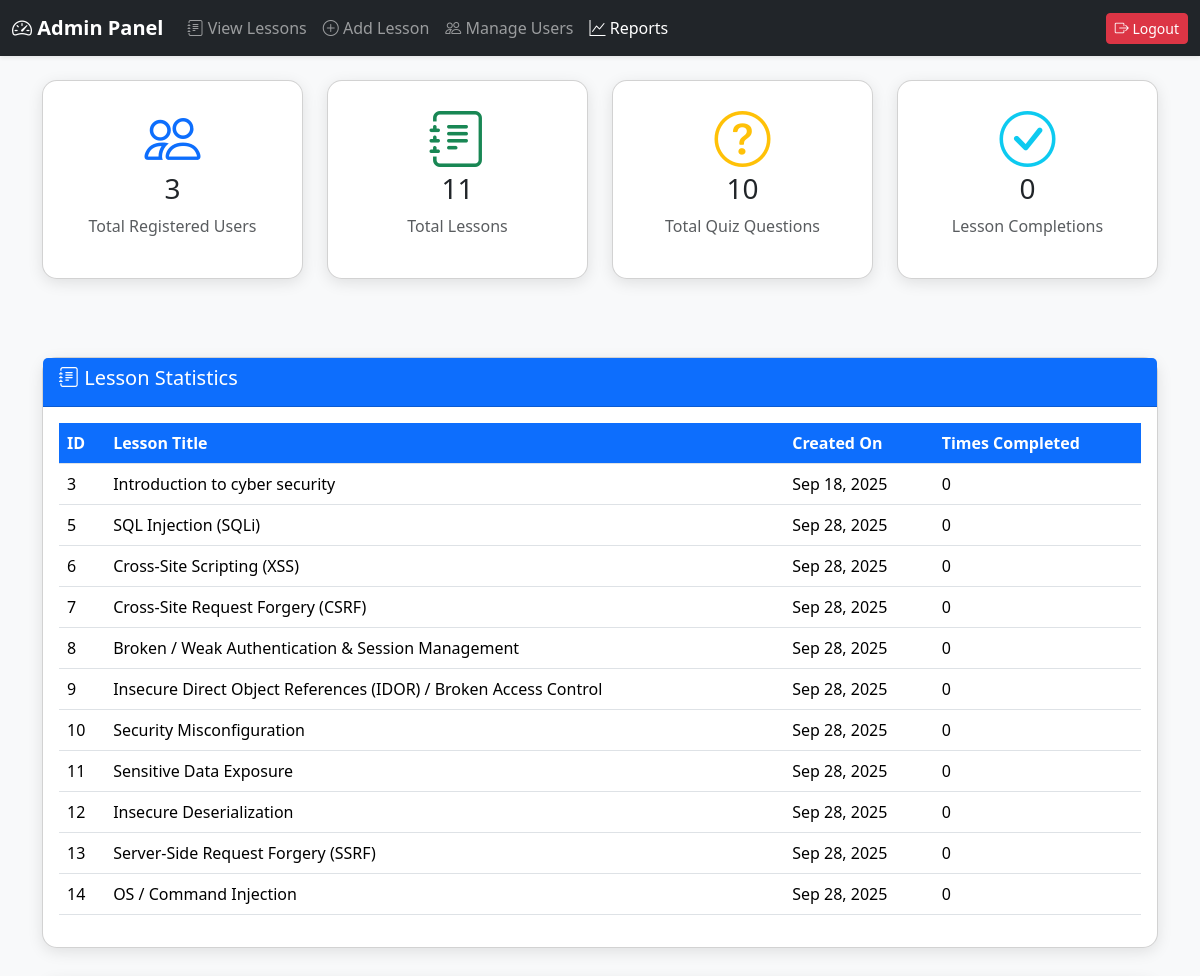
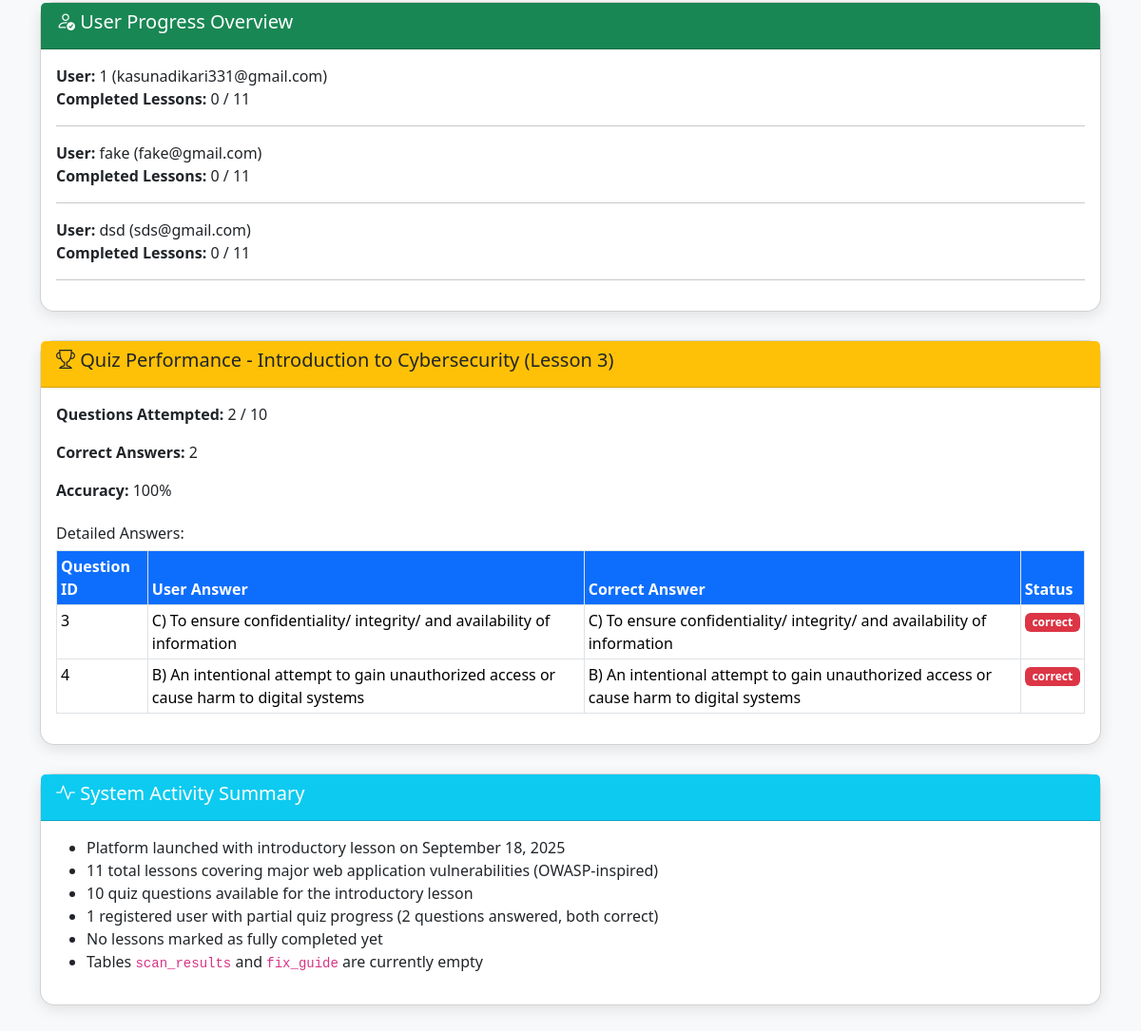
/admin/reports.php (signed in), run on the app's committed database (2 pictures, top to bottom).
### tables this page shows
CREATE TABLE `lessons` (
  `lesson_id` int(11) NOT NULL,
  `header` varchar(255) NOT NULL,
  `content` text NOT NULL,
  `created_at` timestamp NOT NULL DEFAULT current_timestamp()
);

CREATE TABLE `users` (
  `user_id` int(11) NOT NULL,
  `username` varchar(100) NOT NULL,
  `email` varchar(150) NOT NULL,
  `password` varchar(255) NOT NULL,
  `full_name` varchar(100) DEFAULT 'user',
  `phone` int(100) NOT NULL,
  `address` varchar(100) NOT NULL
);

CREATE TABLE `ongoing_lesson` (
  `id` int(11) NOT NULL,
  `user_id` int(11) NOT NULL,
  `lesson_id` int(11) NOT NULL,
  `answer` varchar(100) NOT NULL
);

CREATE TABLE `questions` (
  `id` int(11) NOT NULL,
  `lesson_id` int(11) NOT NULL,
  `questions` text NOT NULL,
  `answers` text NOT NULL,
  `correct_answer` varchar(255) NOT NULL
);

### admin/reports.php (the view, shortened to what this page needs)
<?php
$host = 'localhost';
$db   = 'cyber';
$user = 'root';
$pass = '';
$mysqli = new mysqli($host, $user, $pass, $db);
?>
<!DOCTYPE html>
<html lang="en">
<head>
    <link href="../bootstrap/css/bootstrap.min.css" rel="stylesheet">
    <link href="https://cdn.jsdelivr.net/npm/bootstrap-icons/font/bootstrap-icons.css" rel="stylesheet">
</head>
<body>
<nav class="navbar navbar-expand-lg navbar-dark bg-dark shadow-sm">
    <div class="container-fluid">
        <a class="navbar-brand fw-bold" href="admin_dashboard.php"><i class="bi bi-speedometer2"></i> Admin Panel</a>
        <div class="collapse navbar-collapse">
            <ul class="navbar-nav me-auto">
                <li class="nav-item"><a class="nav-link" href="view_lessons.php"><i class="bi bi-journal-text"></i> View Lessons</a></li>
                <li class="nav-item"><a class="nav-link" href="create_lesson.php"><i class="bi bi-plus-circle"></i> Add Lesson</a></li>
                <li class="nav-item"><a class="nav-link" href="manage_users.php"><i class="bi bi-people"></i> Manage Users</a></li>
                <li class="nav-item"><a class="nav-link active" href="reports.php"><i class="bi bi-graph-up"></i> Reports</a></li>
            </ul>
            <ul class="navbar-nav">
                <li class="nav-item"><a class="btn btn-danger btn-sm" href="logout.php"><i class="bi bi-box-arrow-right"></i> Logout</a></li>
            </ul>
        </div>
    </div>
</nav>
<div class="container mt-4">
    <div class="row g-4 mb-5">
        <?php
        $total_users = $mysqli->query("SELECT COUNT(*) FROM users")->fetch_row()[0];
        $total_lessons = $mysqli->query("SELECT COUNT(*) FROM lessons")->fetch_row()[0];
        $total_questions = $mysqli->query("SELECT COUNT(*) FROM questions")->fetch_row()[0];
        $total_completions = $mysqli->query("SELECT COUNT(*) FROM finished_lessons")->fetch_row()[0];
        ?>
        <div class="col-md-3">
            <div class="card text-center p-4 report-card">
                <i class="bi bi-people display-4 text-primary"></i>
                <h3><?= $total_users ?></h3>
                <p class="text-muted">Total Registered Users</p>
            </div>
        </div>
        <div class="col-md-3">
            <div class="card text-center p-4 report-card">
                <i class="bi bi-journal-text display-4 text-success"></i>
                <h3><?= $total_lessons ?></h3>
                <p class="text-muted">Total Lessons</p>
            </div>
        </div>
        <div class="col-md-3">
            <div class="card text-center p-4 report-card">
                <i class="bi bi-question-circle display-4 text-warning"></i>
                <h3><?= $total_questions ?></h3>
                <p class="text-muted">Total Quiz Questions</p>
            </div>
        </div>
        <div class="col-md-3">
            <div class="card text-center p-4 report-card">
                <i class="bi bi-check-circle display-4 text-info"></i>
                <h3><?= $total_completions ?></h3>
                <p class="text-muted">Lesson Completions</p>
            </div>
        </div>
    </div>
    <div class="card report-card">
        <div class="card-header bg-primary text-white">
            <h5><i class="bi bi-journal-text"></i> Lesson Statistics</h5>
        </div>
        <div class="card-body">
            <div class="table-responsive">
                <table class="table table-hover">
                    <thead>
                        <tr>
                            <th>ID</th>
                            <th>Lesson Title</th>
                            <th>Created On</th>
                            <th>Times Completed</th>
                        </tr>
                    </thead>
                    <tbody>
                        <?php
                        $lessons_query = $mysqli->query("
                            SELECT l.lesson_id, l.header, l.created_at, COUNT(f.lesson_id) as completions
                            FROM lessons l
                            LEFT JOIN finished_lessons f ON l.lesson_id = f.lesson_id
                            GROUP BY l.lesson_id
                            ORDER BY l.lesson_id
                        ");
                        while ($row = $lessons_query->fetch_assoc()) {
                            echo "<tr>
                                <td>{$row['lesson_id']}</td>
                                <td>{$row['header']}</td>
                                <td>" . date('M j, Y', strtotime($row['created_at'])) . "</td>
                                <td>{$row['completions']}</td>
                            </tr>";
                        }
                        ?>
                    </tbody>
                </table>
            </div>
        </div>
    </div>
    <div class="card report-card mt-4">
        <div class="card-header bg-success text-white">
            <h5><i class="bi bi-person-check"></i> User Progress Overview</h5>
        </div>
        <div class="card-body">
            <?php
            $users_query = $mysqli->query("
                SELECT u.user_id, u.username, u.email, COUNT(f.lesson_id) as completed_lessons
                FROM users u
                LEFT JOIN finished_lessons f ON u.user_id = f.user_id
                GROUP BY u.user_id
            ");
            if ($users_query->num_rows == 0) {
                echo "<p>No users registered yet.</p>";
            } else {
                while ($user = $users_query->fetch_assoc()) {
                    echo "<div class='mb-3'>
                        <strong>User:</strong> {$user['username']} ({$user['email']})<br>
                        <strong>Completed Lessons:</strong> {$user['completed_lessons']} / {$total_lessons}
                    </div><hr>";
                }
            }
            ?>
        </div>
    </div>
    <div class="card report-card mt-4">
        <div class="card-header bg-warning text-dark">
            <h5><i class="bi bi-trophy"></i> Quiz Performance - Introduction to Cybersecurity (Lesson 3)</h5>
        </div>
        <div class="card-body">
            <?php
            $correct_query = $mysqli->query("
                SELECT COUNT(*) as correct_count
                FROM ongoing_lesson o
                JOIN questions q ON o.lesson_id = q.lesson_id AND o.id = q.id
                WHERE o.lesson_id = 3 AND LEFT(o.answer, LENGTH(q.correct_answer) + 1) = CONCAT(q.correct_answer, ' ')
            ");
            $correct_row = $correct_query->fetch_assoc();
            $correct = $correct_row['correct_count'];
            $answered_query = $mysqli->query("SELECT COUNT(*) as answered_count FROM ongoing_lesson WHERE lesson_id = 3");
            $answered_row = $answered_query->fetch_assoc();
            $answered = $answered_row['answered_count'];
            $accuracy = $answered > 0 ? round(($correct / $answered) * 100, 1) : 0;
            ?>
            <p><strong>Questions Attempted:</strong> <?= $answered ?> / 10</p>
            <p><strong>Correct Answers:</strong> <?= $correct ?></p>
            <p><strong>Accuracy:</strong> <?= $accuracy ?>%</p>
            <?php if ($answered > 0): ?>
            <h6 class="mt-4">Detailed Answers:</h6>
            <table class="table table-sm table-bordered">
                <thead>
                    <tr>
                        <th>Question ID</th>
                        <th>User Answer</th>
                        <th>Correct Answer</th>
                        <th>Status</th>
                    </tr>
                </thead>
                <tbody>
                    <?php
                    $detail_query = $mysqli->query("
                        SELECT o.id, o.answer AS user_answer, q.correct_answer AS correct_answer
                        FROM ongoing_lesson o
                        JOIN questions q ON o.id = q.id
                        WHERE o.lesson_id = 3
                        ORDER BY o.id
                    ");
                    while ($row = $detail_query->fetch_assoc()) {
                        $status = (substr($row['user_answer'], 0, strlen($row['correct_answer']) + 1) === $row['correct_answer'] . ' ') ? 'Wrong' : 'correct';
                        $badge = ($status === 'Correct') ? 'bg-success' : 'bg-danger';
                        echo "<tr>
                            <td>{$row['id']}</td>
                            <td>{$row['user_answer']}</td>
                            <td>{$row['correct_answer']}</td>
                            <td><span class='badge {$badge}'>{$status}</span></td>
                        </tr>";
                    }
                    ?>
                </tbody>
            </table>
            <?php endif; ?>
        </div>
    </div>
    <div class="card report-card mt-4">
        <div class="card-header bg-info text-white">
            <h5><i class="bi bi-activity"></i> System Activity Summary</h5>
        </div>
        <div class="card-body">
            <ul>
                <li>Platform launched with introductory lesson on September 18, 2025</li>
                <li>11 total lessons covering major web application vulnerabilities (OWASP-inspired)</li>
                <li>10 quiz questions available for the introductory lesson</li>
                <li>1 registered user with partial quiz progress (2 questions answered, both correct)</li>
                <li>No lessons marked as fully completed yet</li>
                <li>Tables <code>scan_results</code> and <code>fix_guide</code> are currently empty</li>
            </ul>
        </div>
    </div>
</div>
</body>
</html>

### admin/reports.php (style rules this page uses)
body { background-color: #f8f9fa; }
.report-card { border-radius: 15px; box-shadow: 0 4px 15px rgba(0,0,0,0.1); margin-bottom: 30px; }
.table th { background-color: #0d6efd; color: white; }

### data on the page
lessons: lesson_id "3", header "Introduction to cyber security", created_at "Sep 18, 2025", completions "0"
lessons: lesson_id "5", header "SQL Injection (SQLi)", created_at "Sep 28, 2025", completions "0"
lessons: lesson_id "6", header "Cross-Site Scripting (XSS)", created_at "Sep 28, 2025", completions "0"
lessons: lesson_id "7", header "Cross-Site Request Forgery (CSRF)", created_at "Sep 28, 2025", completions "0"
lessons: lesson_id "8", header "Broken / Weak Authentication & Session Management", created_at "Sep 28, 2025", completions "0"
lessons: lesson_id "9", header "Insecure Direct Object References (IDOR) / Broken Access Control", created_at "Sep 28, 2025", completions "0"
lessons: lesson_id "10", header "Security Misconfiguration", created_at "Sep 28, 2025", completions "0"
lessons: lesson_id "11", header "Sensitive Data Exposure", created_at "Sep 28, 2025", completions "0"
lessons: lesson_id "12", header "Insecure Deserialization", created_at "Sep 28, 2025", completions "0"
lessons: lesson_id "13", header "Server-Side Request Forgery (SSRF)", created_at "Sep 28, 2025", completions "0"
lessons: lesson_id "14", header "OS / Command Injection", created_at "Sep 28, 2025", completions "0"
users: username "1", email "kasunadikari331@gmail.com", completed_lessons "0", total_lessons "11"
users: username "fake", email "fake@gmail.com", completed_lessons "0", total_lessons "11"
users: username "dsd", email "sds@gmail.com", completed_lessons "0", total_lessons "11"
ongoing_lesson: id "3", answer "C) To ensure confidentiality/ integrity/ and availability of information", id.correct_answer "C) To ensure confidentiality/ integrity/ and availability of information", answer.correct_answer "correct"
ongoing_lesson: id "4", answer "B) An intentional attempt to gain unauthorized access or cause harm to digital systems", id.correct_answer "B) An intentional attempt to gain unauthorized access or cause harm to digital systems", answer.correct_answer "correct"

### other printed values
$total_users "3"
$total_lessons "11"
$total_questions "10"
$total_completions "0"
$answered "2"
$correct "2"
$accuracy "100"
